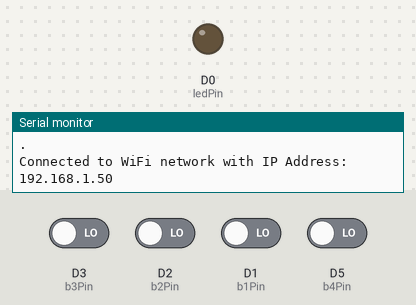
Simulated run of this sketch. Board: ESP8266 (NodeMCU). Shown: output pins drawn as LEDs (lit = HIGH), the last lines printed to the serial monitor. Inputs (shaded band) come from the test bench; at power-on: D1 (b1Pin), D2 (b2Pin), D3 (b3Pin), D5 (b4Pin) LOW. WiFi joins after 1.5 s; servers stay silent unless stated; uploads are accepted with an empty reply.

Above: at 4.1 s.
4.2 s: D3 (b3Pin) driven HIGH
At 7.1 s:
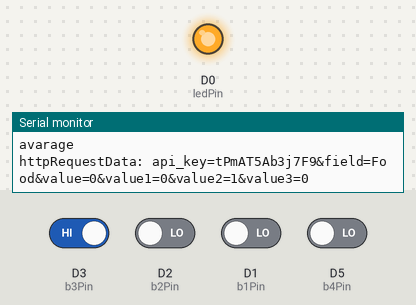
7.2 s: D5 (b4Pin) driven HIGH
9.3 s: D2 (b2Pin) driven HIGH
11.4 s: D1 (b1Pin) driven HIGH
14.0 s: D5 (b4Pin) driven LOW
Timing chart, 0 to 17.0 s (numbered marks = the images above; inputs shaded):
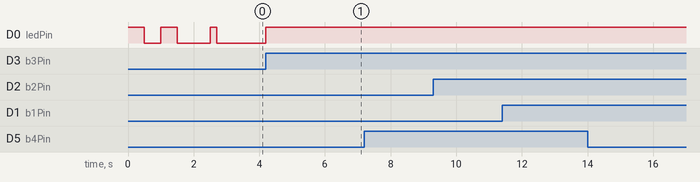

Measured:
- after the input at 4.2 s, D0 (ledPin): LOW → HIGH at once

The sketch:

feedback_machine.ino
```cpp
#ifdef ESP32
  #include <WiFi.h>
  #include <HTTPClient.h>
#else
  #include <ESP8266WiFi.h>
  #include <ESP8266HTTPClient.h>
  #include <WiFiClient.h>
#endif

#include <Wire.h>
#include <Adafruit_Sensor.h>
const char* ssid     = "Nave19k";
const char* password = "kudelli1234";

const char* serverName = "http://technicalhub.io:5002/iot/feedback/food/post-esp-data.php";
//http://technicalhub.io:5002/iot/feedback/food/
//const char* serverName = "http://192.168.43.112/feedback/food/post-esp-data.php";
String apiKeyValue = "tPmAT5Ab3j7F9";

const int b1Pin = D1;
const int b2Pin = D2;
const int b3Pin = D3;
const int b4Pin = D5;
const int ledPin = D0;

int excellent = 0;
int good      = 0;
int avarage   = 0;
int bad       = 0 ;
void setup() {
  Serial.begin(115200);

  pinMode(ledPin, OUTPUT);
  pinMode(b1Pin, INPUT);
  pinMode(b2Pin, INPUT);
  pinMode(b3Pin, INPUT);
  pinMode(b4Pin, INPUT);
  digitalWrite(ledPin, HIGH);
  delay(500);
  digitalWrite(ledPin, LOW);
  delay(500);
  WiFi.begin(ssid, password);
  Serial.println("Connecting");
  digitalWrite(ledPin, HIGH);
  delay(500);
  digitalWrite(ledPin, LOW);
  delay(500);
  while(WiFi.status() != WL_CONNECTED) {
    delay(500);
    Serial.print(".");
  }
  Serial.println("");
  Serial.print("Connected to WiFi network with IP Address: ");
  digitalWrite(ledPin, HIGH);
  delay(200);
  digitalWrite(ledPin, LOW);
  delay(200);
  Serial.println(WiFi.localIP());

}
void loop() {


  if(WiFi.status()== WL_CONNECTED){
    HTTPClient http;
    http.begin(serverName);
    http.addHeader("Content-Type", "application/x-www-form-urlencoded");

 excellent = digitalRead(b1Pin);  good = digitalRead(b2Pin);
 avarage = digitalRead(b3Pin);     bad = digitalRead(b4Pin);

  if (excellent == HIGH) {   digitalWrite(ledPin, HIGH);
        Serial.println("excellent");
    HTTPClient http;
    http.begin(serverName);
    http.addHeader("Content-Type", "application/x-www-form-urlencoded");
    String httpRequestData = "api_key=" + apiKeyValue  +
     "&field=" + String("Food") +
     "&value=" + String("1") +
     "&value1=" + String("0")+
     "&value2=" + String("0") +
     "&value3=" + String("0") + "";
    Serial.print("httpRequestData: ");
    Serial.println(httpRequestData);
    int httpResponseCode = http.POST(httpRequestData);
    if (httpResponseCode>0) { Serial.print("HTTP Response code: ");
                             Serial.println(httpResponseCode);
    }
    else { Serial.print("Error code: ");  Serial.println(httpResponseCode); }
      http.end();
    }
    else {  digitalWrite(ledPin, LOW);  }

   if (good == HIGH) {   digitalWrite(ledPin, HIGH);
       Serial.println("good");
     HTTPClient http;
    http.begin(serverName);
    http.addHeader("Content-Type", "application/x-www-form-urlencoded");
    String httpRequestData = "api_key=" + apiKeyValue  +
     "&field=" + String("Food") +
     "&value=" + String("0") +
     "&value1=" + String("1")+
     "&value2=" + String("0") +
     "&value3=" + String("0") + "";   Serial.print("httpRequestData: ");
    Serial.println(httpRequestData);
    int httpResponseCode = http.POST(httpRequestData);
    if (httpResponseCode>0) { Serial.print("HTTP Response code: ");
                             Serial.println(httpResponseCode);
    }
    else { Serial.print("Error code: ");  Serial.println(httpResponseCode); }
      http.end();
      }
    else {  digitalWrite(ledPin, LOW);  }


    if (avarage == HIGH) {   digitalWrite(ledPin, HIGH);
        Serial.println("avarage");
            HTTPClient http;
    http.begin(serverName);
    http.addHeader("Content-Type", "application/x-www-form-urlencoded");
    String httpRequestData = "api_key=" + apiKeyValue  +
     "&field=" + String("Food") +
     "&value=" + String("0") +
     "&value1=" + String("0")+
     "&value2=" + String("1") +
     "&value3=" + String("0") + "";
        Serial.print("httpRequestData: ");
    Serial.println(httpRequestData);
    int httpResponseCode = http.POST(httpRequestData);
    if (httpResponseCode>0) { Serial.print("HTTP Response code: ");
                             Serial.println(httpResponseCode);
    }
    else { Serial.print("Error code: ");  Serial.println(httpResponseCode); }
      http.end();
      }
    else {  digitalWrite(ledPin, LOW);  }

    if (bad == HIGH) {   digitalWrite(ledPin, HIGH);
       Serial.println("bad");
           HTTPClient http;
    http.begin(serverName);
    http.addHeader("Content-Type", "application/x-www-form-urlencoded");
    String httpRequestData = "api_key=" + apiKeyValue  +
     "&field=" + String("Food") +
     "&value=" + String("0") +
     "&value1=" + String("0")+
     "&value2=" + String("0") +
     "&value3=" + String("1") + "";
        Serial.print("httpRequestData: ");
    Serial.println(httpRequestData);
    int httpResponseCode = http.POST(httpRequestData);
    if (httpResponseCode>0) { Serial.print("HTTP Response code: ");
                             Serial.println(httpResponseCode);
    }
    else { Serial.print("Error code: ");  Serial.println(httpResponseCode); }
      http.end();
      }
    else {  digitalWrite(ledPin, LOW);  }


  }
  else {   Serial.println("WiFi Disconnected");
  digitalWrite(ledPin, HIGH);
  delay(200);
  digitalWrite(ledPin, LOW);
  delay(200);}
}
```
